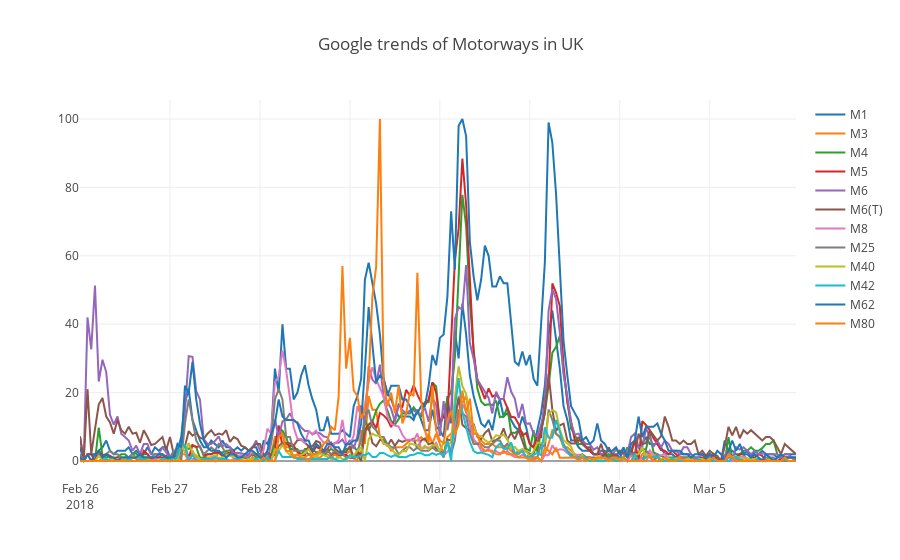

The notebook cell saved with this chart:
### Code cell
#trends interactive plot
plotly.offline.iplot({
"data": [{
    "x": pytrends_10.index,
    "y": pytrends_10[col],
    'name': col
}  for col in pytrends_10.columns],
"layout": {
    "title": "Google trends of Motorways in UK"
}
})

### Figure 1 — Plotly figure (JSON) as saved in the notebook; plotly's stock layout.template omitted (floating-point values rounded to 4 significant figures; data arrays with more than 128 entries replaced by an {"elided": "..."} marker saying what was removed)
{"data": [{"name": "M1", "x": {"elided": "192 str values"}, "y": {"elided": "192 int values"}}, {"name": "M3", "x": {"elided": "192 str values"}, "y": {"elided": "192 int values"}}, {"name": "M4", "x": {"elided": "192 str values"}, "y": {"elided": "192 float values"}}, {"name": "M5", "x": {"elided": "192 str values"}, "y": {"elided": "192 float values"}}, {"name": "M6", "x": {"elided": "192 str values"}, "y": {"elided": "192 float values"}}, {"name": "M6(T)", "x": {"elided": "192 str values"}, "y": {"elided": "192 float values"}}, {"name": "M8", "x": {"elided": "192 str values"}, "y": {"elided": "192 float values"}}, {"name": "M25", "x": {"elided": "192 str values"}, "y": {"elided": "192 int values"}}, {"name": "M40", "x": {"elided": "192 str values"}, "y": {"elided": "192 float values"}}, {"name": "M42", "x": {"elided": "192 str values"}, "y": {"elided": "192 float values"}}, {"name": "M62", "x": {"elided": "192 str values"}, "y": {"elided": "192 int values"}}, {"name": "M80", "x": {"elided": "192 str values"}, "y": {"elided": "192 float values"}}], "layout": {"title": "Google trends of Motorways in UK"}}
